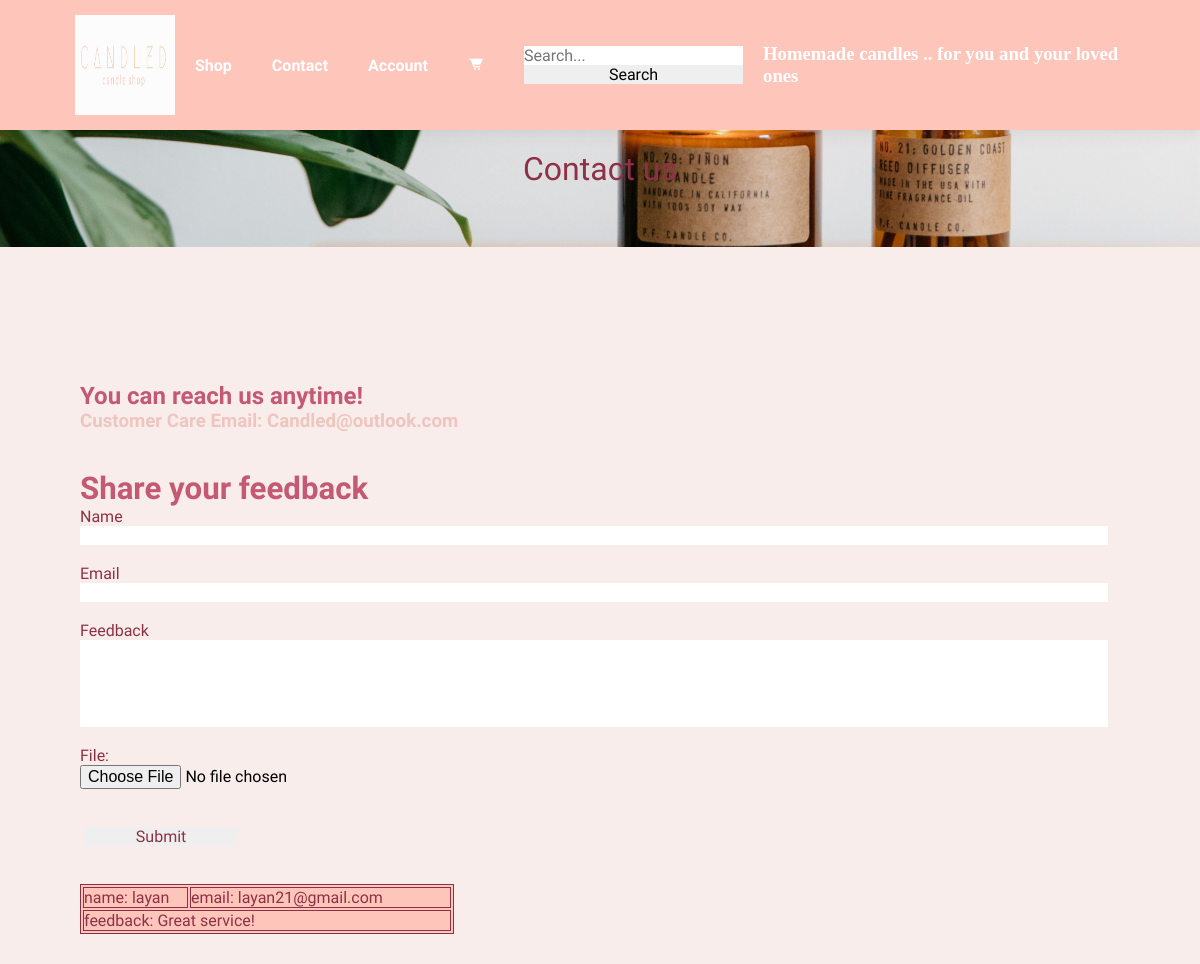
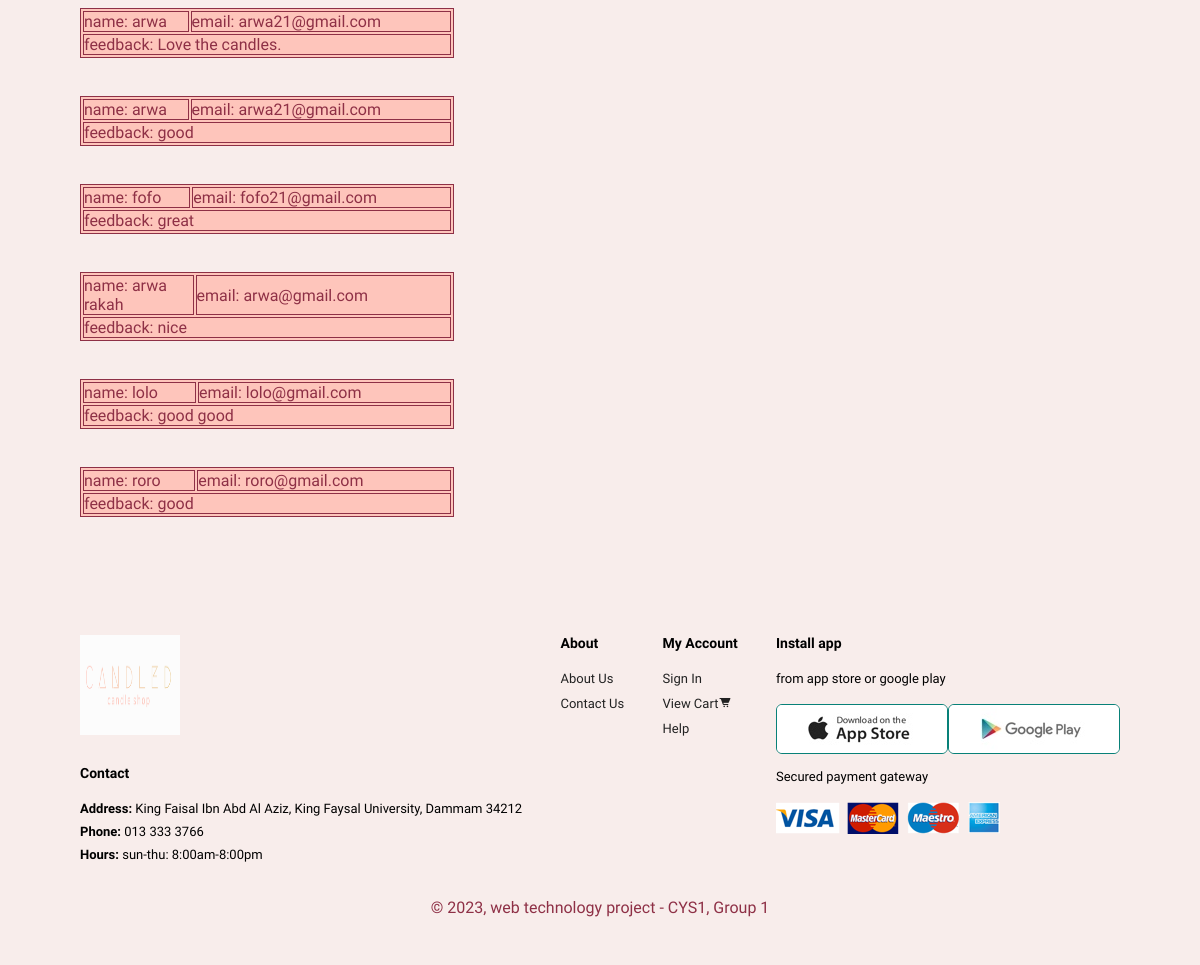
The app's page /Us.php with its own data (2 pictures, top to bottom).
### tables this page shows
CREATE TABLE `feedback` (
  `id` int(11) NOT NULL,
  `name` varchar(255) NOT NULL,
  `email` varchar(255) NOT NULL,
  `feedback` text NOT NULL,
  `created_at` timestamp NOT NULL DEFAULT current_timestamp()
);

### Us.php (the view, shortened to what this page needs)
<?php
require("Database/db.php");
?>
<!DOCTYPE html>
<html>
<head>
    <link rel="stylesheet" href="style.css">
    <link href="http://unpkg.com/boxicons@2.1.1/css/boxicons.min.css" rel="stylesheet">
</head>
<body>
    <?php include_once("include/header.php"); ?>
    <section id="page-header" class="auto-style10" style="height: 117px">
                        <span class="auto-style1" >Contact us</span>
                        </section>
    <section id="contact-details" class="section-p1">
?>   <br>
?><br>
       <br>
              <div>
            <br>
            <br class="auto-style2">
            <h2 class="auto-style13">
                You can reach us anytime!
            </h2>
             <h3 style="color: #EEC5BF">Customer Care Email: Candled@outlook.com</h3>
            <br><br>
            <h1>
                <span style="font-size: 130%" class="auto-style2">Share your feedback</span>
            </h1>
            <div class="cart-item-box" style="width: 1028px">
            <form method="POST" action="Us.php" enctype="multipart/form-data">
                <span class="auto-style1">
                <label class="form-label">Name</label></span>
                <input type="text" class="auto-style1" id="example name" name="name" required><br class="auto-style1">
				<br class="auto-style1">
                <span class="auto-style1">
                <label class="form-label">Email</label></span>
                <input type="email" class="form-control" id="example.email" name="email" required><br><br>
                <span class="auto-style1">
                <label class="form-label">Feedback</label></span>
                <input type="textarea" class="auto-style1" id="textareafeedback" name="textareafeedback" required style="height: 87px"><br class="auto-style1">
				<br class="auto-style1">
                <span class="auto-style1">File:</span> <input type="file" name="file"><br><br>
                <br/>
                &nbsp;<input type="submit" value="Submit" name="submit" class="auto-style6" style="width: 15%"></form>
            </div>
            <br><br>
        </div>
        <div id="feedbacks">
        <?php
        $feedbacksQuery = "SELECT * FROM feedback";
        $result = mysqli_query($db, $feedbacksQuery);
        if (mysqli_num_rows($result) > 0) {
            echo '<div id="feedbacks">';
            while ($row = mysqli_fetch_assoc($result)) {
                $comName= $row['name'];
                $comEmail=  $row['email'];
                $comFeedback=  $row['feedback'];
                $comFeedback= preg_replace('/(?<!href="|">)((http|https):\/\/[\w\-_]+(\.[\w\-_]+)+([\w\-\.,@?^=%&:\/~\+#]*[\w\-\@?^=%&\/~\+#])?)/i', '<a href="$1" target="_blank">$1</a>', $comFeedback);
         ?>
            <table class="auto-style11" style="width: 36%; height: 90">
				<tr>
					<td class="auto-style12" style="width: 385px">name: <?php echo $comName; ?></td>
					<td class="auto-style12" style="width: 805px">email: <?php echo $comEmail; ?></td>
				</tr>
				<tr>
					<td class="auto-style12" colspan="2">feedback: <?php echo $comFeedback; ?></td>
				</tr>
			</table>
			<br>
&nbsp;<?php
            }
        } else {
            $NoCom= 'No feedbacks found';
        }
        ?></div>
    </section>
 <?php include_once("include/footer.php"); ?>
</body>
</html>

### include/header.php (shortened to what this page needs)
<!DOCTYPE html>
<html>
<head>
    <link rel="stylesheet" href="../style.css">
    <link href='http://unpkg.com/boxicons@2.1.1/css/boxicons.min.css' rel='stylesheet'>
</head>
<body>
  <section id="header">
        <a href="home.php">
			<img src="img/logo_sample.png" class="logo" alt="" width="100" height="100"></a>
        <div>
            <ul id="navbar">
                <li> <a href="shop.php">Shop</a> </li>
                <li> <a href="Us.php">Contact</a> </li>
                <li> <a href="account.php">Account</a> </li>
                <li> <a href="shoppingcart.php"><i class='bx bxs-cart-alt'></i></a></li>
  <li>   <form name="searchForm" method="get" action="Us.php">
        <input type="text" id="searchInput" name="searchInput" placeholder="Search...">
        <input type="submit" name="Search" value="Search">
    </form></li>
                </ul>
        </div>
<h3 style="color:white;  font-family: 'Times New Roman', Times, serif"> Homemade candles .. for you and your loved ones </h3>
</section>
</body>
</html>

### include/footer.php (shortened to what this page needs)
<!DOCTYPE html>
<html>
<head>
    <link rel="stylesheet" href="../style.css">
    <link href='http://unpkg.com/boxicons@2.1.1/css/boxicons.min.css' rel='stylesheet'>
</head>
<body>
 <footer class="section-p1">
            <div class="col">
                <img class="logo" src="img/logo_sample.png" alt="" width="100" height="100">
                <h4> Contact </h4>
                <p> <strong> Address: </strong> King Faisal Ibn Abd Al Aziz, King Faysal University, Dammam 34212 </p>
                <p> <strong> Phone: </strong> 013 333 3766 </p>
                <p> <strong> Hours: </strong> sun-thu: 8:00am-8:00pm </p>
            </div>
            <div class="col">
                <h4>About</h4>
                <a href="team.php">About Us</a>
                <a href="Us.php">Contact Us</a>
            </div>
            <div class="col">
                <h4>My Account</h4>
                <a href="account.php">Sign In</a>
                <a href="shoppingcart.php">View Cart<i class='bx bxs-cart-alt'></i></a>
                <a href="Us.php">Help</a>
            </div>
                <div class="col install">
                <h4> Install app </h4>
                    <p> from app store or google play </p>
                    <div class="row">
                    <img src="img/appstore.jpg" alt="">
                    <img src="img/googleplay.jpg" alt="">
                    </div>
                    <p> Secured payment gateway </p>
                    <img src="img/payment.png" alt="">
                </div>
                <div class="copyright">
                <p><center class="auto-style6">© 2023, web technology project - CYS1, Group 1</center></p>
                </div>
            </footer>
</body>
</html>

### style.css (style rules this page uses)
* { font-family: 'Spartan', sans-serif; margin: 0; padding: 0; box-sizing: border-box; list-style: none; }
html { font-family: 'Source Sans 3', sans-serif; }
a { color: inherit; text-decoration: none; }
ion-icon, span { display: inline-block; }
.section-p1 { padding: 40px 80px; background-color: #F8EDEB; }
label, img { display: block; }
input { font: inherit; width: 100%; border: none; }
#header { display: flex; align-items: center; justify-content: space-between; padding: 15px 75px; background: #fec5bb; box-shadow: 0 5px 15px rgba(0, 0, 0, 0.06); z-index: 999; position: sticky; top: 0; left: 0; }
#navbar { display: flex; align-items: center; justify-content: center; }
#navbar li { list-style: none; padding: 0 20px; position: relative; }
#navbar li a { text-decoration: none; font-size: 16px; font-weight: 600; color: #ffffff; transition: 0.3s ease; }
#page-header { background-position: center center; background-image: url("img/headerimg.jpg"); width: 100%; height: 40vh; background-size: cover; display: flex; flex-direction: column; align-items: center; padding: 20px; gap: 20px; }
.cart-item-box { padding: 40px var(--px); margin-bottom: auto; }
footer { display: flex; flex-wrap: wrap; justify-content: space-between; }
footer .col { display: flex; flex-direction: column; align-items: flex-start; margin-bottom: 20px; }
footer .logo { margin-bottom: 30px; }
footer h4 { font-size: 14px; padding-bottom: 20px; }
footer p { font-size: 13px; margin: 0 0 8px 0; }
footer a { font-size: 13px; text-decoration: none; color: #222; margin-bottom: 10px; }
footer .install .row img { border: 1px solid #088178; border-radius: 6px; }
footer .install img { margin: 10px 0 15px 0; }
footer .copyright { width: 100%; text-align: center; }
.row { display: flex; align-items: center; flex-wrap: wrap; justify-content: space-around; }

### Us.php (style rules this page uses)
.auto-style1 { color: #8E3046; }
.auto-style2 { color: #C35972; }
.auto-style6 { color: #8E3046; margin-left: 467; }
.auto-style10 { text-align: center; font-size: xx-large; color: #EEC5BF; background-color: #FFFFFF; }
.auto-style11 { color: #8E3046; border: 1px solid #8E3046; margin-right: 0; background-color: #FEC5BB; }
.auto-style12 { border-style: solid; border-width: 1px; }
.auto-style13 { color: #C35972; font-size: x-large; }

### include/header.php (style rules this page uses)
.auto-style2 { font-size: xx-small; }

### records on screen
feedback: name "layan", email "layan21@gmail.com", feedback "Great service!"
feedback: name "arwa", email "arwa21@gmail.com", feedback "Love the candles."
feedback: name "arwa", email "arwa21@gmail.com", feedback "good"
feedback: name "fofo", email "fofo21@gmail.com", feedback "great"
feedback: name "arwa rakah", email "arwa@gmail.com", feedback "nice"
feedback: name "lolo", email "lolo@gmail.com", feedback "good good"
feedback: name "roro", email "roro@gmail.com", feedback "good"
